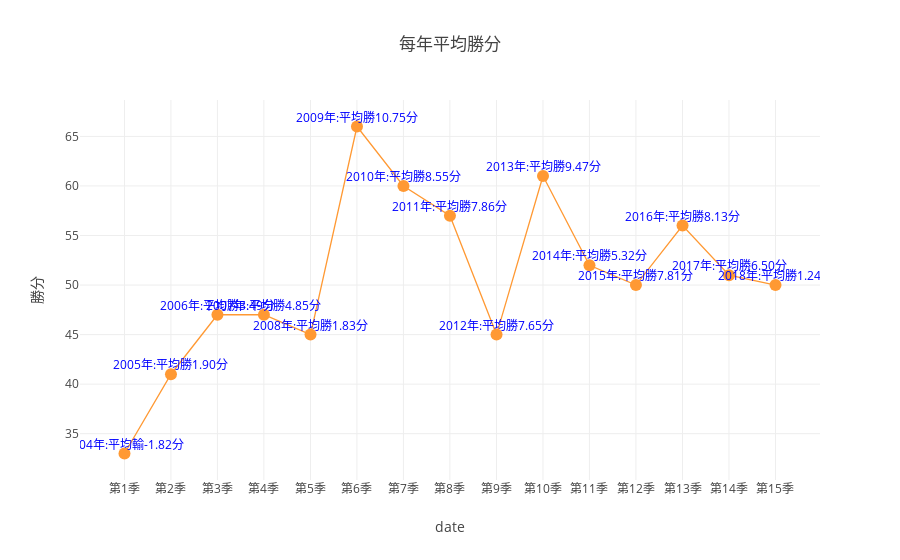

Source (notebook cell):
### Markdown cell above
# Scatter
These plot would contain different type of scatter plot. You should check the parameters in the iplot I used. Please be patient to understand why I used these here. You could be rewarded a lot.

### Code cell
data_season=data.resample('A-SEP')
text1=[f'<span style="color:blue">{season.year}年:平均勝{x:.2f}分<span><br>'  \
       if x>0 else f'<span style="color:blue">{season.year}年:平均輸{x:.2f}分<span><br>' \
       for season,x in zip(data_season.size().index,data_season['score'].mean())]
data_season.sum().iplot(y=['WIN'],
                         mode='lines+markers+text', #Here text is an important word because after you called that, this would appear in the data points.
                         opacity=0.5,
                         layout={'xaxis':go.layout.XAxis(
                            ticktext=ticktext,
                            tickvals=data_season.asfreq().index,
                            title='date'),
                            'yaxis':go.layout.YAxis(
                            title='勝分'),
                        'title':'每年平均勝分'},
                         text=text1)  #Add text in the plot

### Figure 1 — Plotly figure (JSON) as saved in the notebook; plotly's stock layout.template omitted (floating-point values rounded to 4 significant figures)
{"data": [{"line": {"color": "rgba(255, 153, 51, 1.0)", "dash": "solid", "shape": "linear", "width": 1.3}, "marker": {"size": 12, "symbol": "circle"}, "mode": "lines+markers+text", "name": "WIN", "text": ["<span style=\"color:blue\">2004年:平均輸-1.82分<span><br>", "<span style=\"color:blue\">2005年:平均勝1.90分<span><br>", "<span style=\"color:blue\">2006年:平均勝3.49分<span><br>", "<span style=\"color:blue\">2007年:平均勝4.85分<span><br>", "<span style=\"color:blue\">2008年:平均勝1.83分<span><br>", "<span style=\"color:blue\">2009年:平均勝10.75分<span><br>", "<span style=\"color:blue\">2010年:平均勝8.55分<span><br>", "<span style=\"color:blue\">2011年:平均勝7.86分<span><br>", "<span style=\"color:blue\">2012年:平均勝7.65分<span><br>", "<span style=\"color:blue\">2013年:平均勝9.47分<span><br>", "<span style=\"color:blue\">2014年:平均勝5.32分<span><br>", "<span style=\"color:blue\">2015年:平均勝7.81分<span><br>", "<span style=\"color:blue\">2016年:平均勝8.13分<span><br>", "<span style=\"color:blue\">2017年:平均勝6.50分<span><br>", "<span style=\"color:blue\">2018年:平均勝1.24分<span><br>"], "type": "scatter", "uid": "e3254daa-4e16-4a16-8a28-0c2dc446f12b", "x": ["2004-09-30", "2005-09-30", "2006-09-30", "2007-09-30", "2008-09-30", "2009-09-30", "2010-09-30", "2011-09-30", "2012-09-30", "2013-09-30", "2014-09-30", "2015-09-30", "2016-09-30", "2017-09-30", "2018-09-30"], "y": [33, 41, 47, 47, 45, 66, 60, 57, 45, 61, 52, 50, 56, 51, 50]}], "layout": {"title": {"text": "每年平均勝分"}, "xaxis": {"ticktext": ["第1季", "第2季", "第3季", "第4季", "第5季", "第6季", "第7季", "第8季", "第9季", "第10季", "第11季", "第12季", "第13季", "第14季", "第15季"], "tickvals": ["2004-09-29 16:00:00", "2005-09-29 16:00:00", "2006-09-29 16:00:00", "2007-09-29 16:00:00", "2008-09-29 16:00:00", "2009-09-29 16:00:00", "2010-09-29 16:00:00", "2011-09-29 16:00:00", "2012-09-29 16:00:00", "2013-09-29 16:00:00", "2014-09-29 16:00:00", "2015-09-29 16:00:00", "2016-09-29 16:00:00", "2017-09-29 16:00:00", "2018-09-29 16:00:00"], "title": {"text": "date"}}, "yaxis": {"title": {"text": "勝分"}}}}
